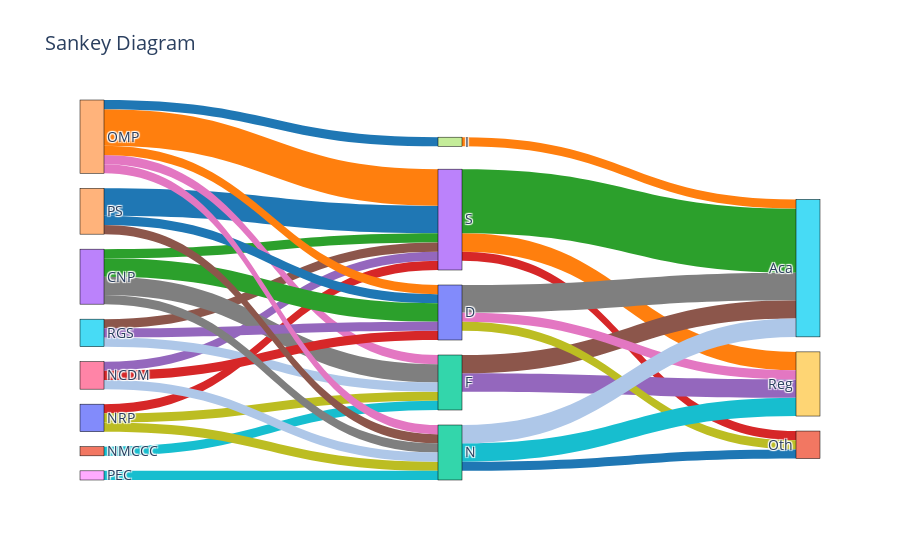

Write notebook code for a chart like this one.
### Markdown cell above
### Sankey Assignment

### Code cell
import pandas as pd 
import plotly.express as px
import plotly.graph_objects as go
import plotly.io as pio
import random

# Load the dataset
df = pd.read_csv("sankey_assignment.csv")  

# Define the columns
source_columns = ['PS', 'OMP', 'CNP', 'NRP', 'NMCCC', 'PEC', 'NCDM', 'RGS']
target_columns = ['Reg', 'Aca', 'Oth']

df[source_columns + target_columns] = df[source_columns + target_columns].fillna(0).astype(int) # Ensure numeric values and fill NaN with 0
all_labels = list(set(df["LABEL"]).union(source_columns, target_columns)) # Create label list (remove duplicates)
label_indices = {label: idx for idx, label in enumerate(all_labels)} # Create mappings for indices
source_nodes, target_nodes, values = [], [], [] # Build the Sankey source and target lists

# Define custom colors (make sure you have enough)
custom_colors = [
    "#1F77B4",
    "#FF7F0E",
    "#2CA02C",
    "#D62728",
    "#9467BD",
    "#8C564B",
    "#E377C2",
    "#7F7F7F",
    "#BCBD22",
    "#17BECF",
    "#AEC7E8"
]

# Assign colors in sequence
link_colors = []

# Map sources to LABEL
color_index = 0  # Track color assignment
for _, row in df.iterrows():
    label = row["LABEL"]
    for source in source_columns:
        if row[source] > 0:
            source_nodes.append(label_indices[source])
            target_nodes.append(label_indices[label])
            values.append(row[source])
            link_colors.append(custom_colors[color_index % len(custom_colors)])  # Use modulo for looping colors
            color_index += 1  # Move to the next color

# Map LABEL to targets (Reg, Aca, Oth)
for _, row in df.iterrows():
    label = row["LABEL"]
    for target in target_columns:
        if row[target] > 0:
            source_nodes.append(label_indices[label])
            target_nodes.append(label_indices[target])
            values.append(row[target])
            link_colors.append(custom_colors[color_index % len(custom_colors)])
            color_index += 1

# Create the Sankey Diagram
fig = go.Figure(data=[go.Sankey(
    node=dict(
        pad=15,
        thickness=24,
        line=dict(color="black", width=0.5),
        label=all_labels,
    ),
    link=dict(
        source=source_nodes,
        target=target_nodes,
        value=values,
        color=link_colors
    )
)])

fig.update_layout(title="Sankey Diagram", font_size=14)

fig.show()

### Figure 1 — Plotly figure (JSON) as saved in the notebook; plotly's stock layout.template omitted (floating-point values rounded to 4 significant figures)
{"data": [{"link": {"color": ["#1F77B4", "#FF7F0E", "#2CA02C", "#D62728", "#9467BD", "#8C564B", "#E377C2", "#7F7F7F", "#BCBD22", "#17BECF", "#AEC7E8", "#1F77B4", "#FF7F0E", "#2CA02C", "#D62728", "#9467BD", "#8C564B", "#E377C2", "#7F7F7F", "#BCBD22", "#17BECF", "#AEC7E8", "#1F77B4", "#FF7F0E", "#2CA02C", "#D62728", "#9467BD", "#8C564B", "#E377C2", "#7F7F7F", "#BCBD22", "#17BECF", "#AEC7E8", "#1F77B4", "#FF7F0E"], "source": [4, 14, 3, 10, 6, 15, 14, 3, 10, 11, 15, 4, 14, 3, 6, 15, 4, 14, 3, 10, 8, 6, 14, 13, 13, 13, 2, 2, 0, 0, 0, 12, 12, 12, 7], "target": [13, 13, 13, 13, 13, 13, 2, 2, 2, 2, 2, 0, 0, 0, 0, 0, 12, 12, 12, 12, 12, 12, 7, 9, 5, 1, 9, 5, 9, 5, 1, 9, 5, 1, 5], "value": [3, 4, 1, 1, 1, 1, 1, 2, 1, 1, 1, 1, 1, 2, 1, 1, 1, 1, 1, 1, 1, 1, 1, 2, 7, 1, 2, 2, 1, 3, 1, 2, 2, 1, 1]}, "node": {"label": ["D", "Oth", "F", "CNP", "PS", "Aca", "NCDM", "I", "PEC", "Reg", "NRP", "NMCCC", "N", "S", "OMP", "RGS"], "line": {"color": "black", "width": 0.5}, "pad": 15, "thickness": 24}, "type": "sankey"}], "layout": {"font": {"size": 14}, "title": {"text": "Sankey Diagram"}}}
